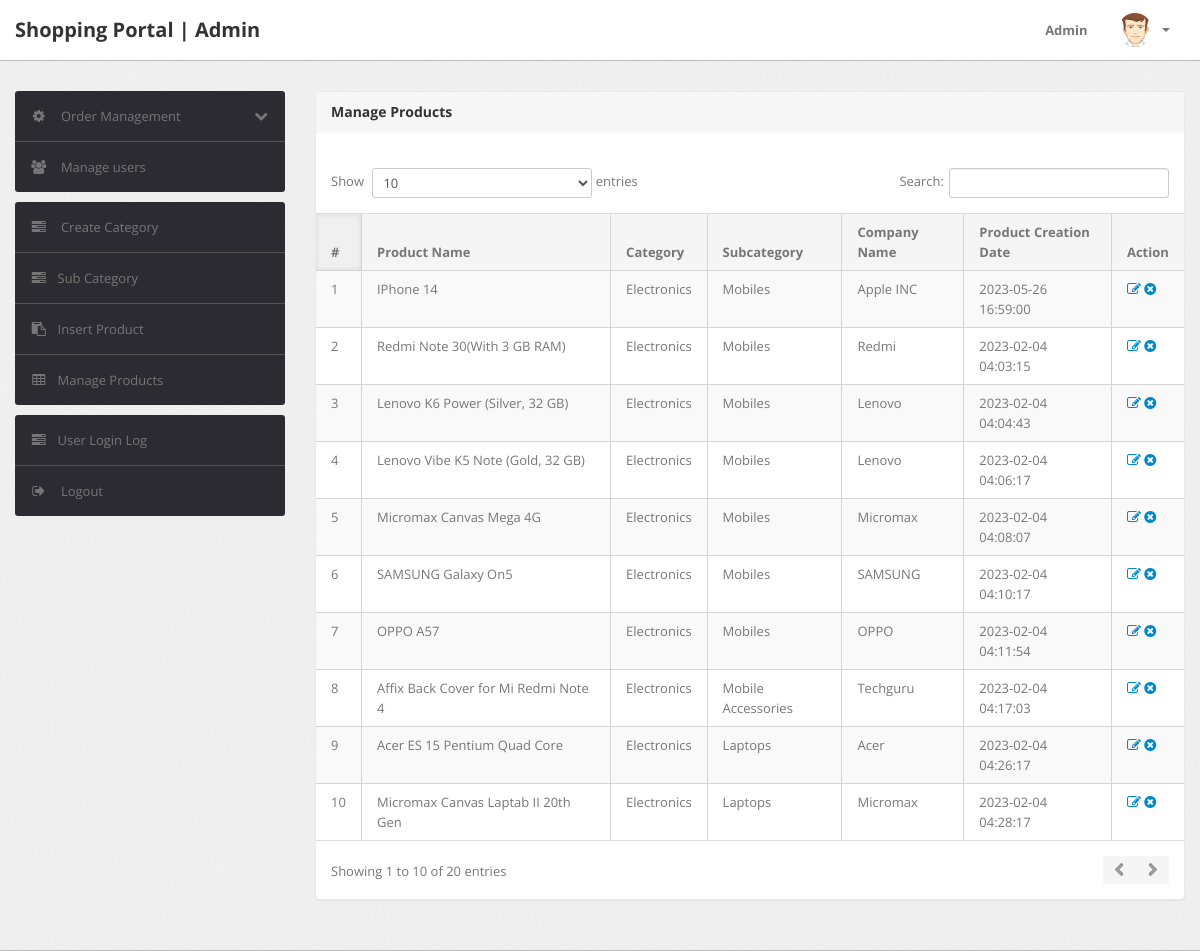
/admin/manage-products.php (signed in), run on the app's committed database.
### tables this page shows
CREATE TABLE `products` (
  `id` int(11) NOT NULL,
  `category` int(11) NOT NULL,
  `subCategory` int(11) DEFAULT NULL,
  `productName` varchar(255) DEFAULT NULL,
  `productCompany` varchar(255) DEFAULT NULL,
  `productPrice` int(20) DEFAULT NULL,
  `productPriceBeforeDiscount` int(20) DEFAULT NULL,
  `productDescription` longtext DEFAULT NULL,
  `productImage1` varchar(255) DEFAULT NULL,
  `productImage2` varchar(255) DEFAULT NULL,
  `productImage3` varchar(255) DEFAULT NULL,
  `shippingCharge` int(11) DEFAULT NULL,
  `productAvailability` varchar(255) DEFAULT NULL,
  `postingDate` timestamp NULL DEFAULT current_timestamp(),
  `updationDate` timestamp NULL DEFAULT NULL
);

CREATE TABLE `category` (
  `id` int(11) NOT NULL,
  `categoryName` varchar(255) DEFAULT NULL,
  `categoryDescription` longtext DEFAULT NULL,
  `creationDate` timestamp NOT NULL DEFAULT current_timestamp(),
  `updationDate` varchar(255) DEFAULT NULL
);

CREATE TABLE `subcategory` (
  `id` int(11) NOT NULL,
  `categoryid` int(11) DEFAULT NULL,
  `subcategory` varchar(255) DEFAULT NULL,
  `creationDate` timestamp NULL DEFAULT current_timestamp(),
  `updationDate` varchar(255) DEFAULT NULL
);

### admin/manage-products.php (the view, shortened to what this page needs)
<?php
include('include/config.php');
if(strlen($_SESSION['alogin'])==0)
	{
header('location:index.php');
}
else{
?>
<!DOCTYPE html>
<html lang="en">
<head>
	<link type="text/css" href="bootstrap/css/bootstrap.min.css" rel="stylesheet">
	<link type="text/css" href="bootstrap/css/bootstrap-responsive.min.css" rel="stylesheet">
	<link type="text/css" href="css/theme.css" rel="stylesheet">
	<link type="text/css" href="images/icons/css/font-awesome.css" rel="stylesheet">
</head>
<body>
<?php include('include/header.php');?>
	<div class="wrapper">
		<div class="container">
			<div class="row">
<?php include('include/sidebar.php');?>
			<div class="span9">
					<div class="content">
	<div class="module">
							<div class="module-head">
								<h3>Manage Products</h3>
							</div>
							<div class="module-body table">
									<br />
								<table cellpadding="0" cellspacing="0" border="0" class="datatable-1 table table-bordered table-striped	 display" width="100%">
									<thead>
										<tr>
											<th>#</th>
											<th>Product Name</th>
											<th>Category </th>
											<th>Subcategory</th>
											<th>Company Name</th>
											<th>Product Creation Date</th>
											<th>Action</th>
										</tr>
									</thead>
									<tbody>
<?php $query=mysqli_query($con,"select products.*,category.categoryName,subcategory.subcategory from products join category on category.id=products.category join subcategory on subcategory.id=products.subCategory");
$cnt=1;
while($row=mysqli_fetch_array($query))
{
?>
										<tr>
											<td><?php echo htmlentities($cnt);?></td>
											<td><?php echo htmlentities($row['productName']);?></td>
											<td><?php echo htmlentities($row['categoryName']);?></td>
											<td> <?php echo htmlentities($row['subcategory']);?></td>
											<td><?php echo htmlentities($row['productCompany']);?></td>
											<td><?php echo htmlentities($row['postingDate']);?></td>
											<td>
											<a href="edit-products.php?id=<?php echo $row['id']?>" ><i class="icon-edit"></i></a>
											<a href="manage-products.php?id=<?php echo $row['id']?>&del=delete" onClick="return confirm('Are you sure you want to delete?')"><i class="icon-remove-sign"></i></a></td>
										</tr>
										<?php $cnt=$cnt+1; } ?>
								</table>
							</div>
						</div>
					</div>
				</div>
			</div>
		</div>
	</div>
</body>
<?php } ?>

### data on the page
products: productName "IPhone 14", category.categoryName "Electronics", subcategory.subcategory "Mobiles", productCompany "Apple INC", postingDate "2023-05-26 16:59:00"
products: productName "Redmi Note 30(With 3 GB RAM)", category.categoryName "Electronics", subcategory.subcategory "Mobiles", productCompany "Redmi", postingDate "2023-02-04 04:03:15"
products: productName "Lenovo K6 Power (Silver, 32 GB)", category.categoryName "Electronics", subcategory.subcategory "Mobiles", productCompany "Lenovo", postingDate "2023-02-04 04:04:43"
products: productName "Lenovo Vibe K5 Note (Gold, 32 GB)", category.categoryName "Electronics", subcategory.subcategory "Mobiles", productCompany "Lenovo", postingDate "2023-02-04 04:06:17"
products: productName "Micromax Canvas Mega 4G", category.categoryName "Electronics", subcategory.subcategory "Mobiles", productCompany "Micromax", postingDate "2023-02-04 04:08:07"
products: productName "SAMSUNG Galaxy On5", category.categoryName "Electronics", subcategory.subcategory "Mobiles", productCompany "SAMSUNG", postingDate "2023-02-04 04:10:17"
products: productName "OPPO A57", category.categoryName "Electronics", subcategory.subcategory "Mobiles", productCompany "OPPO", postingDate "2023-02-04 04:11:54"
products: productName "Affix Back Cover for Mi Redmi Note 4", category.categoryName "Electronics", subcategory.subcategory "Mobile Accessories", productCompany "Techguru", postingDate "2023-02-04 04:17:03"
products: productName "Acer ES 15 Pentium Quad Core", category.categoryName "Electronics", subcategory.subcategory "Laptops", productCompany "Acer", postingDate "2023-02-04 04:26:17"
products: productName "Micromax Canvas Laptab II 20th Gen", category.categoryName "Electronics", subcategory.subcategory "Laptops", productCompany "Micromax", postingDate "2023-02-04 04:28:17"
